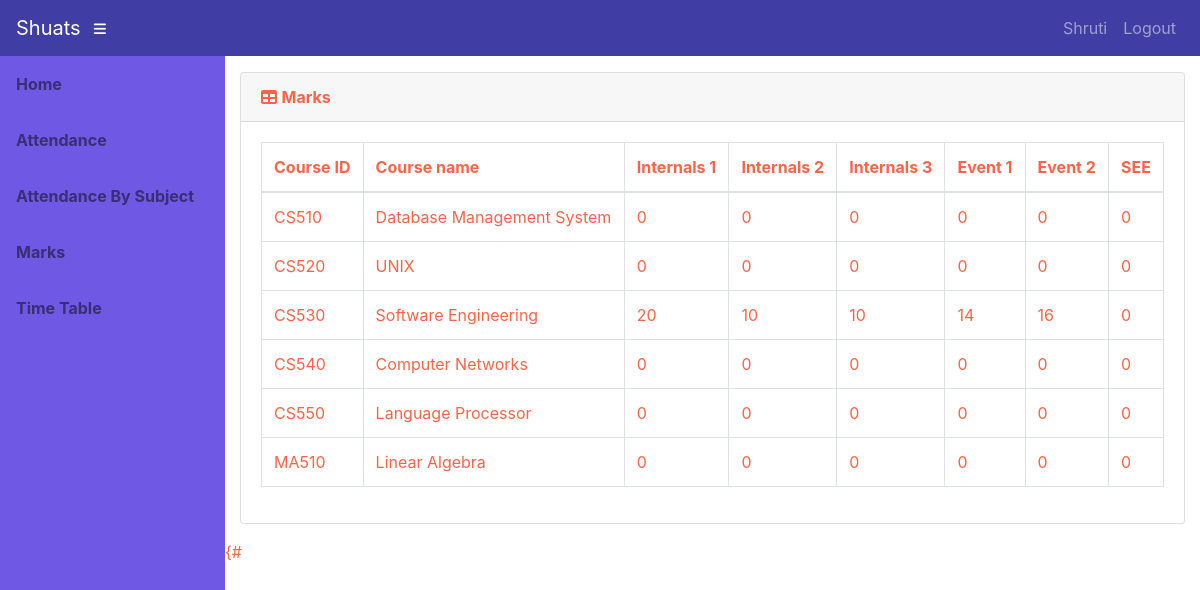
/student/CS01/marks_list/ (signed in), run on the app's committed database.
### info/models.py (models this page shows, shortened)
class User(AbstractUser):
    @property
    def is_student(self):
        if hasattr(self, 'student'):
            return True
        return False

class Student(models.Model):
    user = models.OneToOneField(User, on_delete=models.CASCADE, null=True)
    class_id = models.ForeignKey(Class, on_delete=models.CASCADE, default=1)
    USN = models.CharField(primary_key='True', max_length=100)
    name = models.CharField(max_length=200)
    sex = models.CharField(max_length=50, choices=sex_choice, default='Male')
    DOB = models.DateField(default='1998-01-01')

class StudentCourse(models.Model):
    student = models.ForeignKey(Student, on_delete=models.CASCADE)
    course = models.ForeignKey(Course, on_delete=models.CASCADE)
    class Meta:
        unique_together = (('student', 'course'),)
        verbose_name_plural = 'Marks'

class Course(models.Model):
    dept = models.ForeignKey(Dept, on_delete=models.CASCADE)
    id = models.CharField(primary_key='True', max_length=50)
    name = models.CharField(max_length=50)
    shortname = models.CharField(max_length=50, default='X')

class Marks(models.Model):
    studentcourse = models.ForeignKey(StudentCourse, on_delete=models.CASCADE)
    name = models.CharField(max_length=50, choices=test_name, default='Internal test 1')
    marks1 = models.IntegerField(default=0, validators=[MinValueValidator(0), MaxValueValidator(100)])
    class Meta:
        unique_together = (('studentcourse', 'name'),)

### info/views.py (the view)
# urls.py: path('student/<slug:stud_id>/marks_list/', views.marks_list, name='marks_list'),
@login_required()
def marks_list(request, stud_id):
    stud = Student.objects.get(USN=stud_id, )
    ass_list = Assign.objects.filter(class_id_id=stud.class_id)
    sc_list = []
    for ass in ass_list:
        try:
            sc = StudentCourse.objects.get(student=stud, course=ass.course)
        except StudentCourse.DoesNotExist:
            sc = StudentCourse(student=stud, course=ass.course)
            sc.save()
            sc.marks_set.create(type='I', name='Internal test 1')
            sc.marks_set.create(type='I', name='Internal test 2')
            sc.marks_set.create(type='I', name='Internal test 3')
            sc.marks_set.create(type='E', name='Event 1')
            sc.marks_set.create(type='E', name='Event 2')
            sc.marks_set.create(type='S', name='Semester End Exam')
        sc_list.append(sc)
    return render(request, 'info/marks_list.html', {'sc_list': sc_list})

### info/templates/info/marks_list.html
{% extends 'info/base.html' %}
    {% load static %}
    {% block content %}
                  <div class="card mb-3">
            <div class="card-header">
              <i class="fas fa-table"></i>
            <b>Marks</b></div>
            <div class="card-body">
              <div class="table-responsive">
                <table class="table table-bordered" id="dataTable" width="100%" cellspacing="0">
                  <thead>
                    <tr>
                        <th>Course ID</th>
                        <th>Course name</th>
                        <th>Internals 1</th>
                        <th>Internals 2</th>
                        <th>Internals 3</th>
                        <th>Event 1</th>
                        <th>Event 2</th>
                        <th>SEE</th>
                    </tr>
                  </thead>
                  <tbody>
                    {% for sc in sc_list %}
                    <tr>
                        <td>{{ sc.course_id }}</td>
                        <td>{{sc.course.name}}</td>
                        {% for m in sc.marks_set.all %}
                            <td>{{ m.marks1 }}</td>
                        {% endfor %}
                    </tr>
                    {% empty %}
                            <p>student has no courses</p>
                    {% endfor %}
                  </tbody>
                </table>
              </div>
            </div>
          </div>
    {% endblock %}

### info/templates/info/base.html (shortened to what this page needs)
<!DOCTYPE html>
<html lang="en">
  <head>
      {% load static %}
    <link href="{% static '/info/bootstrap/vendor/bootstrap/css/bootstrap.min.css' %}" rel="stylesheet">
    <link href="{% static '/info/bootstrap/vendor/fontawesome-free/css/all.min.css' %}" rel="stylesheet" type="text/css">
    <link href="{% static '/info/bootstrap/vendor/datatables/dataTables.bootstrap4.css' %}" rel="stylesheet">
    <link href="{% static '/info/bootstrap/css/sb-admin.css' %}" rel="stylesheet">
  </head>
  <body id="page-top">
    <nav class="navbar navbar-expand navbar-dark bg-dark static-top">
      <a class="navbar-brand mr-1" href="{% url 'index' %}">Shuats</a>
      <button class="btn btn-link btn-sm text-white order-1 order-sm-0" id="sidebarToggle" href="#">
        <i class="fas fa-bars"></i>
      </button>
        <div class="collapse navbar-collapse" id="navbarResponsive">
          <ul class="navbar-nav ml-auto">
            <li class="nav-item">
                {% if request.user.is_student %}
                    <a class="nav-link text-capitalize">{{ request.user.student.name }}</a>
                {% elif request.user.is_teacher %}
                    <a class="nav-link text-capitalize">{{ request.user.teacher.name }}</a>
                {% endif %}
            </li>
            <li class="nav-item">
                <a class="nav-link" href="#" data-toggle="modal" data-target="#logoutModal">Logout</a>
            </li>
          </ul>
        </div>
    </nav>
    <div id="wrapper">
      <ul class="sidebar navbar-nav">
            <li class="nav-item">
              <a class="nav-link" href="{% url 'index' %}">
                <span>Home</span>
              </a>
            </li>
        {% if request.user.is_student %}
            <li class="nav-item">
              <a class="nav-link" href="{% url 'attendance' request.user.student.USN %}">
                <span>Attendance</span>
              </a>
            </li>
            <li class="nav-item">
              <a class="nav-link" href="{% url 'attendance' request.user.student.USN %}">
                <span>Attendance By Subject</span>
              </a>
            </li>
            <li class="nav-item">
              <a class="nav-link" href="{% url 'marks_list' request.user.student.USN %}">
                <span>Marks</span>
              </a>
            </li>
              <li class="nav-item">
              <a class="nav-link" href="{% url 'timetable' request.user.student.class_id_id %}">
                <span>Time Table</span>
              </a>
            </li>
        {% endif %}
      </ul>
      <div id="content-wrapper">
        <div class="container-fluid">
            {% block content %}
            {% endblock %}
        </div>
{#
      </div>
    </div>
  </body>
</html>

### info/templates/info/base.html (style rules this page uses)
.sidebar { background-color: #6e58e4; min-height: calc(100vh - 56px); }
.sidebar .nav-item .nav-link { color: rgb(6 6 6 / 50%); font-weight: bold; }
.bg-dark { background-color: #403ea4!important; }

### data on the page
User: user.student.name "Shruti"
StudentCourse: course_id "CS510", course.name "Database Management System"
Marks: marks1 "0"
Marks: marks1 "0"
Marks: marks1 "0"
Marks: marks1 "0"
Marks: marks1 "0"
Marks: marks1 "0"
StudentCourse: course_id "CS520", course.name "UNIX"
Marks: marks1 "0"
Marks: marks1 "0"
Marks: marks1 "0"
Marks: marks1 "0"
Marks: marks1 "0"
Marks: marks1 "0"
StudentCourse: course_id "CS530", course.name "Software Engineering"
Marks: marks1 "20"
Marks: marks1 "10"
Marks: marks1 "10"
Marks: marks1 "14"
Marks: marks1 "16"
Marks: marks1 "0"
StudentCourse: course_id "CS540", course.name "Computer Networks"
Marks: marks1 "0"
Marks: marks1 "0"
Marks: marks1 "0"
Marks: marks1 "0"
Marks: marks1 "0"
Marks: marks1 "0"
StudentCourse: course_id "CS550", course.name "Language Processor"
Marks: marks1 "0"
Marks: marks1 "0"
Marks: marks1 "0"
Marks: marks1 "0"
Marks: marks1 "0"
Marks: marks1 "0"
StudentCourse: course_id "MA510", course.name "Linear Algebra"
Marks: marks1 "0"
Marks: marks1 "0"
Marks: marks1 "0"
Marks: marks1 "0"
Marks: marks1 "0"
Marks: marks1 "0"
